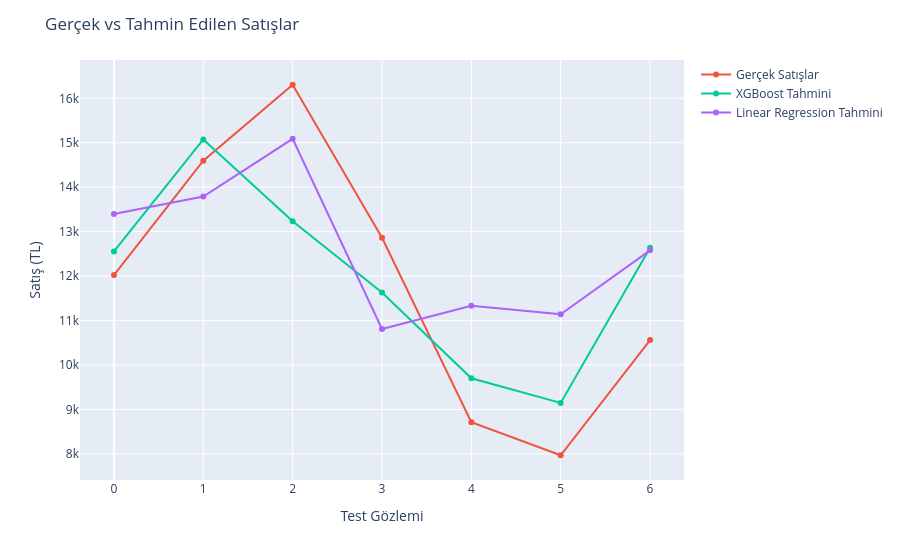

Here is the notebook cell this chart was saved with:
### Code cell
fig = px.line()
fig.add_scatter(x=list(range(len(y_test))), y=y_test.values, name="Gerçek Satışlar", mode="lines+markers")
fig.add_scatter(x=list(range(len(y_test))), y=y_pred_xgb, name="XGBoost Tahmini", mode="lines+markers")
fig.add_scatter(x=list(range(len(y_test))), y=y_pred_lr, name="Linear Regression Tahmini", mode="lines+markers")
fig.update_layout(title="Gerçek vs Tahmin Edilen Satışlar", xaxis_title="Test Gözlemi", yaxis_title="Satış (TL)")
fig.show()

### Figure 1 — Plotly figure (JSON) as saved in the notebook; plotly's stock layout.template omitted (floating-point values rounded to 4 significant figures)
{"data": [{"hovertemplate": "<extra></extra>", "legendgroup": "", "line": {"color": "#636efa", "dash": "solid"}, "marker": {"symbol": "circle"}, "mode": "lines", "name": "", "orientation": "v", "showlegend": false, "type": "scatter", "xaxis": "x", "yaxis": "y"}, {"mode": "lines+markers", "name": "Gerçek Satışlar", "type": "scatter", "x": [0, 1, 2, 3, 4, 5, 6], "y": [12020.0, 14600.0, 16300.0, 12860.0, 8716.0, 7971.0, 10560.0]}, {"mode": "lines+markers", "name": "XGBoost Tahmini", "type": "scatter", "x": [0, 1, 2, 3, 4, 5, 6], "y": [12550.0, 15070.0, 13240.0, 11630.0, 9703.0, 9149.0, 12640.0]}, {"mode": "lines+markers", "name": "Linear Regression Tahmini", "type": "scatter", "x": [0, 1, 2, 3, 4, 5, 6], "y": [13400.0, 13790.0, 15090.0, 10810.0, 11330.0, 11140.0, 12580.0]}], "layout": {"legend": {"tracegroupgap": 0}, "margin": {"t": 60}, "title": {"text": "Gerçek vs Tahmin Edilen Satışlar"}, "xaxis": {"anchor": "y", "domain": [0, 1], "title": {"text": "Test Gözlemi"}}, "yaxis": {"anchor": "x", "domain": [0, 1], "title": {"text": "Satış (TL)"}}}}
